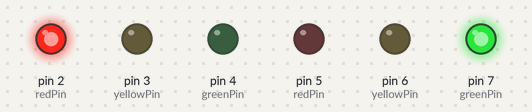
Bench run of a sketch on a simulated Arduino Uno, built with avr-gcc and run on an emulated ATmega328P. Parts: output pins drawn as LEDs (lit = HIGH).

Above: at 1.0 s.
At 2.2 s:
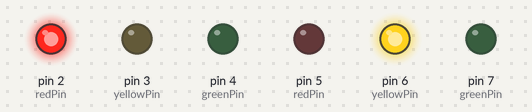
At 3.7 s:
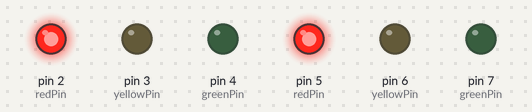
At 5.2 s:
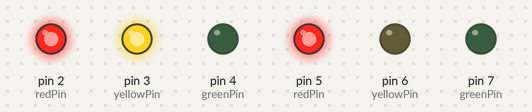
At 6.5 s:
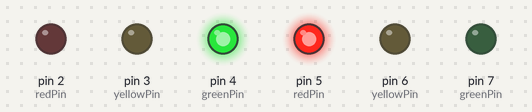
At 7.7 s:
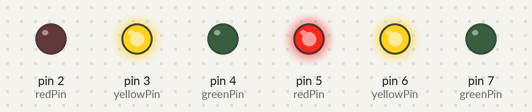
Timing chart, 0 to 10.4 s (numbered marks = the images above):
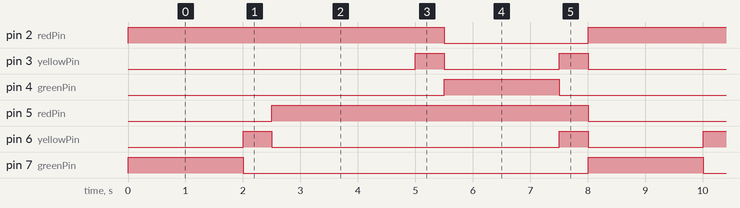

The sketch:

TrafficLights.ino
```cpp
// https://www.tinkercad.com/things/kowNgb05nG5

enum TrafficLightState
{
    RED,
    RED_YELLOW,
    YELLOW,
    GREEN
};

struct TrafficLight
{
    int redPin;
    int yellowPin;
    int greenPin;

    unsigned long changeTimer = 0;
    TrafficLightState state = RED;

    void setup()
    {
        pinMode(redPin, OUTPUT);
        pinMode(yellowPin, OUTPUT);
        pinMode(greenPin, OUTPUT);

        writeLeds();
    }

    void writeLeds()
    {
        switch (state)
        {
        case RED:
            digitalWrite(redPin, HIGH);
            digitalWrite(yellowPin, LOW);
            digitalWrite(greenPin, LOW);
            break;
        case RED_YELLOW:
            digitalWrite(redPin, HIGH);
            digitalWrite(yellowPin, HIGH);
            digitalWrite(greenPin, LOW);
            break;
        case YELLOW:
            digitalWrite(redPin, LOW);
            digitalWrite(yellowPin, HIGH);
            digitalWrite(greenPin, LOW);
            break;
        case GREEN:
            digitalWrite(redPin, LOW);
            digitalWrite(yellowPin, LOW);
            digitalWrite(greenPin, HIGH);
            break;
        }
    }

    void nextState()
    {
        switch (state)
        {
        case RED:
            state = RED_YELLOW;
            break;
        case RED_YELLOW:
            state = GREEN;
            break;
        case GREEN:
            state = YELLOW;
            break;
        case YELLOW:
            state = RED;
            break;
        }

        writeLeds();
    }

    unsigned long getChangeInterval()
    {
        switch (state)
        {
        case RED:
            return 5000;
        case RED_YELLOW:
            return 500;
        case GREEN:
            return 2000;
        case YELLOW:
            return 500;
        }
    }

    void update()
    {
        if ((millis() - changeTimer) > getChangeInterval())
        {
            nextState();
            changeTimer = millis();
        }
    }
};

TrafficLight northLight;
TrafficLight southLight;

void setup()
{
    Serial.begin(9600);

    northLight.redPin = 2;
    northLight.yellowPin = 3;
    northLight.greenPin = 4;

    southLight.redPin = 5;
    southLight.yellowPin = 6;
    southLight.greenPin = 7;
    southLight.state = GREEN;

    northLight.setup();
    southLight.setup();
}

void loop()
{
    northLight.update();
    southLight.update();
}
```

Measured:
- by itself, pin 2 (redPin), pin 5 (redPin): alternates HIGH for 5.5 s and LOW for 2.5 s
- by itself, pin 3 (yellowPin): repeats every 8.0 s: LOW 2.0 s, HIGH 0.50 s, LOW 5.0 s, HIGH 0.50 s
- by itself, pin 4 (greenPin), pin 7 (greenPin): alternates HIGH for 2.0 s and LOW for 6.0 s
- by itself, pin 6 (yellowPin): repeats every 8.0 s: LOW 5.0 s, HIGH 0.50 s, LOW 2.0 s, HIGH 0.50 s
